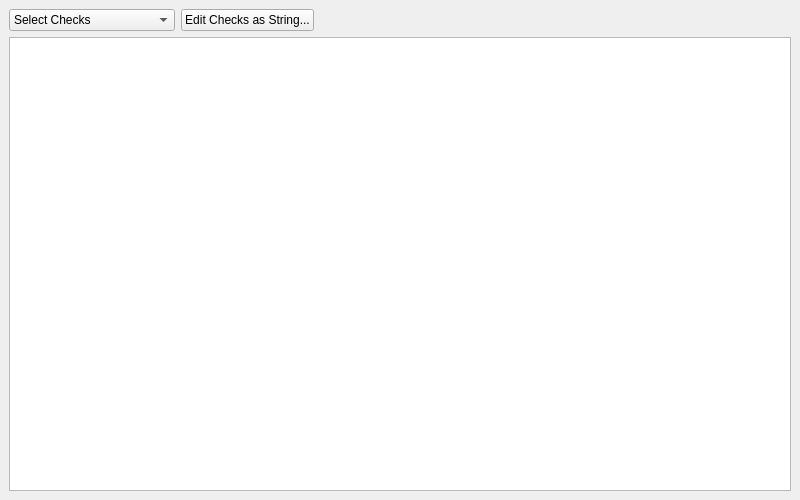
<?xml version="1.0" encoding="UTF-8"?>
<ui version="4.0">
 <class>ClangTools::Internal::TidyChecks</class>
 <widget class="QWidget" name="ClangTools::Internal::TidyChecks">
  <property name="geometry">
   <rect>
    <x>0</x>
    <y>0</y>
    <width>800</width>
    <height>500</height>
   </rect>
  </property>
  <property name="windowTitle">
   <string/>
  </property>
  <layout class="QVBoxLayout" name="verticalLayout_2">
   <property name="leftMargin">
    <number>9</number>
   </property>
   <property name="topMargin">
    <number>9</number>
   </property>
   <property name="rightMargin">
    <number>9</number>
   </property>
   <property name="bottomMargin">
    <number>9</number>
   </property>
   <item>
    <layout class="QHBoxLayout" name="horizontalLayout">
     <item>
      <widget class="QComboBox" name="tidyMode">
       <item>
        <property name="text">
         <string>Select Checks</string>
        </property>
       </item>
       <item>
        <property name="text">
         <string>Use .clang-tidy config file</string>
        </property>
       </item>
      </widget>
     </item>
     <item>
      <widget class="QPushButton" name="plainTextEditButton">
       <property name="text">
        <string>Edit Checks as String...</string>
       </property>
      </widget>
     </item>
     <item>
      <spacer name="horizontalSpacer">
       <property name="orientation">
        <enum>Qt::Horizontal</enum>
       </property>
       <property name="sizeHint" stdset="0">
        <size>
         <width>40</width>
         <height>20</height>
        </size>
       </property>
      </spacer>
     </item>
    </layout>
   </item>
   <item>
    <widget class="QStackedWidget" name="stackedWidget">
     <property name="currentIndex">
      <number>0</number>
     </property>
     <widget class="QWidget" name="checksPage">
      <layout class="QVBoxLayout" name="verticalLayout">
       <property name="leftMargin">
        <number>0</number>
       </property>
       <property name="topMargin">
        <number>0</number>
       </property>
       <property name="rightMargin">
        <number>0</number>
       </property>
       <property name="bottomMargin">
        <number>0</number>
       </property>
       <item>
        <widget class="QTreeView" name="checksPrefixesTree">
         <property name="minimumSize">
          <size>
           <width>0</width>
           <height>300</height>
          </size>
         </property>
         <attribute name="headerVisible">
          <bool>false</bool>
         </attribute>
        </widget>
       </item>
      </layout>
     </widget>
     <widget class="QWidget" name="emptyPage">
      <layout class="QVBoxLayout" name="verticalLayout_3">
       <property name="leftMargin">
        <number>0</number>
       </property>
       <property name="topMargin">
        <number>0</number>
       </property>
       <property name="rightMargin">
        <number>0</number>
       </property>
       <property name="bottomMargin">
        <number>0</number>
       </property>
      </layout>
     </widget>
     <widget class="QWidget" name="invalidExecutablePage">
      <layout class="QVBoxLayout" name="verticalLayout_4">
       <property name="leftMargin">
        <number>0</number>
       </property>
       <property name="topMargin">
        <number>6</number>
       </property>
       <property name="rightMargin">
        <number>0</number>
       </property>
       <property name="bottomMargin">
        <number>0</number>
       </property>
       <item>
        <widget class="Utils::InfoLabel" name="invalidExecutableLabel">
         <property name="text">
          <string>Could not query the supported checks from the clang-tidy executable.
Set a valid executable first.</string>
         </property>
         <property name="alignment">
          <set>Qt::AlignLeading|Qt::AlignLeft|Qt::AlignTop</set>
         </property>
        </widget>
       </item>
       <item>
        <spacer name="verticalSpacer">
         <property name="orientation">
          <enum>Qt::Vertical</enum>
         </property>
         <property name="sizeHint" stdset="0">
          <size>
           <width>20</width>
           <height>239</height>
          </size>
         </property>
        </spacer>
       </item>
      </layout>
     </widget>
    </widget>
   </item>
  </layout>
 </widget>
 <customwidgets>
  <customwidget>
   <class>Utils::InfoLabel</class>
   <extends>QLabel</extends>
   <header location="global">utils/infolabel.h</header>
  </customwidget>
 </customwidgets>
 <resources/>
 <connections/>
</ui>
